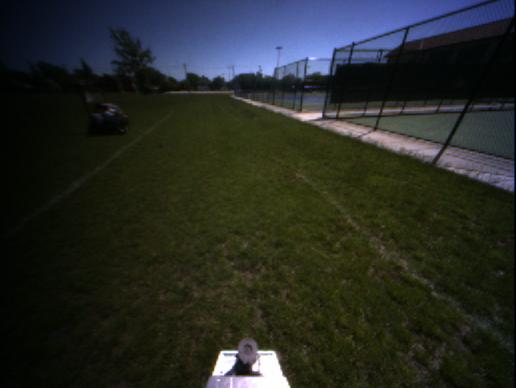
#> input picture 车道检测/hongjie/Frame1.jpg, 516 x 388 px
$ python hongjie2.py   (older library calls are emulated)
#> lines starting #> are read from the running program, lines starting #| are printed output that depends on the picture; after the words box and inside, x2 and y2 are one past the last pixel; in counts of white or black regions, pixels touching at a corner belong together
import cv2
import tensorflow as tf
import numpy as np
import urllib
import os
import io
from PIL import Image
import math
from skimage import data, exposure, img_as_float
from skimage import morphology


linescopy=np.array([[[0, 0, 0, 0, ]], [[0, 0, 0, 0, ]]])
def nothing(x):
    pass

cv2.namedWindow('Track Bar')

cv2.createTrackbar('test1', 'Track Bar', 1, 255, nothing)
cv2.createTrackbar('test2', 'Track Bar', 0, 255, nothing)
cv2.createTrackbar('test3', 'Track Bar', 0, 255, nothing)
cv2.createTrackbar('test4', 'Track Bar', 0, 255, nothing)

flag1 = cv2.getTrackbarPos('test1', 'Track Bar')
flag2 = cv2.getTrackbarPos('test2', 'Track Bar')
flag3 = cv2.getTrackbarPos('test3', 'Track Bar')
flag4 = cv2.getTrackbarPos('test4', 'Track Bar')


# [9 lines left out: function grayscale, not called in this run]
    # Or use BGR2GRAY if you read an image with cv2.imread()
    # return cv2.cvtColor(img, cv2.COLOR_BGR2GRAY)


def canny(img, low_threshold, high_threshold):
    """Applies the Canny transform"""
    return cv2.Canny(img, low_threshold, high_threshold)


def gaussian_blur(img, kernel_size):
    """Applies a Gaussian Noise kernel"""
    return cv2.GaussianBlur(img, (kernel_size, kernel_size), 0)
# [52 lines left out: function line_selct, not called in this run]
def region_of_interest(img, vertices):
    """
    Applies an image mask.

    Only keeps the region of the image defined by the polygon
    formed from `vertices`. The rest of the image is set to black.
    """
    # defining a blank mask to start with
    mask = np.zeros_like(img)

    # defining a 3 channel or 1 channel color to fill the mask with depending on the input image
    if len(img.shape) > 2:
        channel_count = img.shape[2]  # i.e. 3 or 4 depending on your image
        ignore_mask_color = (255,) * channel_count
    else:
        ignore_mask_color = 255

    # filling pixels inside the polygon defined by "vertices" with the fill color
    cv2.fillPoly(mask, vertices, ignore_mask_color)

    # returning the image only where mask pixels are nonzero
    masked_image = cv2.bitwise_and(img, mask)
    return masked_image
# [20 lines left out: function draw_lines, not called in this run]
def hough_lines(img, rho, theta, threshold, min_line_len, max_line_gap):
    global flag1
    """
    `img` should be the output of a Canny transform.

    Returns an image with hough lines drawn.
    """

    lines = cv2.HoughLinesP(img, rho, theta, threshold, np.array([]), minLineLength=min_line_len,
                            maxLineGap=max_line_gap)
    if lines==None:
        lines = np.array([])
    result = line_selct(lines, 30, 180-30, 100, img.shape[1])
    line_img = np.zeros((img.shape[0], img.shape[1], 3), dtype=np.uint8)
    draw_lines(line_img, result)

    return line_img
# [13 lines left out: function weighted_img, not called in this run]


def abs_sobel_thresh(img, orient='x', sobel_kernel=3, thresh=(0, 255)):
    # Convert to grayscale


    #gray = cv2.cvtColor(img, cv2.COLOR_RGB2GRAY)
    gray=img

    # Apply x or y gradient with the OpenCV Sobel() function
    # and take the absolute value
    if orient == 'x':
        abs_sobel = np.absolute(cv2.Sobel(gray, cv2.CV_64F, 1, 0, ksize=sobel_kernel))
    if orient == 'y':
        abs_sobel = np.absolute(cv2.Sobel(gray, cv2.CV_64F, 0, 1, ksize=sobel_kernel))
    # Rescale back to 8 bit integer
    scaled_sobel = np.uint8(255*abs_sobel/np.max(abs_sobel))
    # Create a copy and apply the threshold
    binary_output = np.zeros_like(scaled_sobel)
    # Here I'm using inclusive (>=, <=) thresholds, but exclusive is ok too
    binary_output[(scaled_sobel >= thresh[0]) & (scaled_sobel <= thresh[1])] = 1

    # Return the result
    return binary_output
def mag_thresh(img, sobel_kernel=3, mag_thresh=(0, 255)):
    # Convert to grayscale
    #gray = cv2.cvtColor(img, cv2.COLOR_RGB2GRAY)
    gray=img
    # Take both Sobel x and y gradients
    sobelx = cv2.Sobel(gray, cv2.CV_64F, 1, 0, ksize=sobel_kernel)
    sobely = cv2.Sobel(gray, cv2.CV_64F, 0, 1, ksize=sobel_kernel)
    # Calculate the gradient magnitude
    gradmag = np.sqrt(sobelx**2 + sobely**2)
    # Rescale to 8 bit
    scale_factor = np.max(gradmag)/255
    gradmag = (gradmag/scale_factor).astype(np.uint8)
    # Create a binary image of ones where threshold is met, zeros otherwise
    binary_output = np.zeros_like(gradmag)
    binary_output[(gradmag >= mag_thresh[0]) & (gradmag <= mag_thresh[1])] = 1

    # Return the binary image
    return binary_output
def dir_threshold(img, sobel_kernel=3, thresh=(0, np.pi/2)):
    # Grayscale

    #gray = cv2.cvtColor(img, cv2.COLOR_RGB2GRAY)
    gray=img

    # Calculate the x and y gradients
    sobelx = cv2.Sobel(gray, cv2.CV_64F, 1, 0, ksize=sobel_kernel)
    sobely = cv2.Sobel(gray, cv2.CV_64F, 0, 1, ksize=sobel_kernel)
    # Take the absolute value of the gradient direction,
    # apply a threshold, and create a binary image result
    absgraddir = np.arctan2(np.absolute(sobely), np.absolute(sobelx))
    binary_output =  np.zeros_like(absgraddir)
    binary_output[(absgraddir >= thresh[0]/180.0*np.pi) & (absgraddir <= thresh[1]/180.0*np.pi)] = 1

    # Return the binary image
    return binary_output


def mysobel(image):
    global flag1, flag2, flag3, flag4
    ksize = 5  # Choose a larger odd number to smooth gradient measurements
    # Apply each of the thresholding functions
    gradx = abs_sobel_thresh(image, orient='x', sobel_kernel=ksize, thresh=(9, 140))
    grady = abs_sobel_thresh(image, orient='y', sobel_kernel=ksize, thresh=(9, 140))
    mag_binary = mag_thresh(image, sobel_kernel=9, mag_thresh=(0, 255))
    dir_binary = dir_threshold(image, sobel_kernel=15, thresh=(26, 65))
    combined = np.zeros_like(dir_binary)
    combined[((gradx == 1) & (grady == 1)) & ((mag_binary == 1) & (dir_binary == 1))] = 1
    combined = np.array(combined, dtype='uint8')


    return combined


def pipeline(img, s_thresh=(170, 255), sx_thresh=(20, 100)):
    img = np.copy(img)
    # Convert to HSV color space and separate the V channel
    hsv = cv2.cvtColor(img, cv2.COLOR_RGB2HLS).astype(np.float64)
    l_channel = hsv[:, :, 1]
    s_channel = hsv[:, :, 2]
    h_channel = hsv[:, :, 0]

    h_binary = np.zeros_like(s_channel)
    h_binary[(s_channel >= 50) & (s_channel <= 100)] = 255


    # Sobel x
    sobelx = cv2.Sobel(l_channel, cv2.CV_64F, 1, 0)  # Take the derivative in x
    abs_sobelx = np.absolute(sobelx)  # Absolute x derivative to accentuate lines away from horizontal
    scaled_sobel = np.uint8(255 * abs_sobelx / np.max(abs_sobelx))
    scaled_sobel=mysobel(l_channel)
    # Threshold x gradient
    sxbinary = np.zeros_like(scaled_sobel)
    sxbinary[(scaled_sobel >= sx_thresh[0]) & (scaled_sobel <= sx_thresh[1])] = 255

    # Threshold color channel
    s_binary = np.zeros_like(s_channel)
    s_binary[(s_channel >= s_thresh[0]) & (s_channel <= s_thresh[1])] = 255
    # Stack each channel
    # Note color_binary[:, :, 0] is all 0s, effectively an all black image. It might
    # be beneficial to replace this channel with something else.
    color_binary = np.zeros_like(s_channel)
    color_binary [s_binary==sxbinary]=255
    #color_binary = np.dstack((np.zeros_like(sxbinary), sxbinary, s_binary))
    color_binary = np.array(color_binary, dtype='uint8')
    return color_binary


def process_image(img):
    global flag1,flag2,flag3,flag4
    # NOTE: The output you return should be a color image (3 channel) for processing video below
    # TODO: put your pipeline here,
    # you should return the final output (image where lines are drawn on lanes)
    temp = img

    img = gaussian_blur(img, kernel_size=3)
    hls = cv2.cvtColor(img, cv2.COLOR_RGB2HLS)
    s_channel = hls[:, :, 2]
    binary_output = np.zeros_like(s_channel)
    binary_output[(s_channel > 5) & (s_channel <= 80)] = 255

    #test=mysobel(img)
    img=pipeline(img,(30,36),(1,5))

    cv2.imshow('sobel and color', img)
    #img = grayscale(img)

    img = canny(img, low_threshold=0, high_threshold=204)

    cv2.imshow('canny', img)

    imshape = img.shape
    img = region_of_interest(img, vertices=np.array([[(0, 282), (20,100), (397,100), (515,364)]],dtype=np.int32))
    #result=img
    cv2.imshow('ROI', img)
    line_img = hough_lines(img, rho=1, theta=np.pi / 180, threshold=52, min_line_len=150, max_line_gap=205)

    cv2.imshow('line', line_img)
    img=cv2.cvtColor(img, cv2.COLOR_GRAY2BGR)
    temp2=weighted_img(line_img, img, α=0.7, β=500., λ=.1)
    cv2.imshow('ROI2', temp2)

    result = weighted_img(line_img, temp, α=0.7, β=500., λ=.1)

    return result


while True:

    flag1 = cv2.getTrackbarPos('test1', 'Track Bar')
    flag2 = cv2.getTrackbarPos('test2', 'Track Bar')
    flag3 = cv2.getTrackbarPos('test3', 'Track Bar')
    flag4 = cv2.getTrackbarPos('test4', 'Track Bar')

    img = cv2.imread("Frame1.jpg")
#> img is the input picture: shape (388, 516, 3); mean B, G, R 37.7, 42.6, 39.1

    cv2.imshow('myself', img)
    img = exposure.adjust_gamma(img, 0.4)

    '''
    hsv = cv2.cvtColor(img, cv2.COLOR_RGB2HLS).astype(np.float)
    h_channel = hsv[:, :, flag4]
    h_binary = np.zeros_like(h_channel)
    h_binary[(h_channel >= flag1) & (h_channel <= flag2)] = 255
    h_binary = np.array(h_binary, dtype='uint8')
    masked_img = cv2.bitwise_and(img,img,mask=h_binary)
    '''

    cv2.imshow('gamma', img)

    cv2.imshow('Track Bar', process_image(img))
#> in process_image, `hls = cv2.cvtColor(img, cv2.COLOR_RGB2HLS)`: hls: shape (388, 516, 3); mean of channels 0, 1, 2 70.8, 106.9, 49.9
#> in mysobel, `gradx = abs_sobel_thresh(image, orient='x', sobel_kernel=ksize, thresh..`:
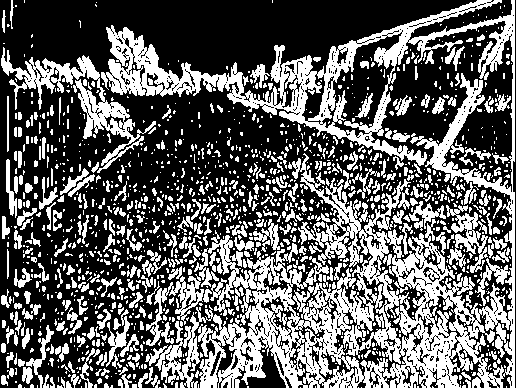
#> gradx: shape (388, 516); values 0 (black) and 1 (white), 38.1% white; 1535 white regions (1186 under 20 px), largest, box (x1, y1, x2, y2) and area: (101, 0, 515, 388) 43986, (1, 47, 156, 173) 3625, (446, 205, 488, 273) 1172
#> in mysobel, `grady = abs_sobel_thresh(image, orient='y', sobel_kernel=ksize, thresh..`: grady: shape (388, 516); values 0 (black) and 1 (white), 39.7% white; 1346 white regions (1043 under 20 px), largest, box (x1, y1, x2, y2) and area: (0, 1, 516, 211) 26208, (150, 216, 387, 387) 11818, (294, 198, 512, 310) 7599
#> in mag_thresh, `sobely = cv2.Sobel(gray, cv2.CV_64F, 0, 1, ksize=sobel_kernel)`:
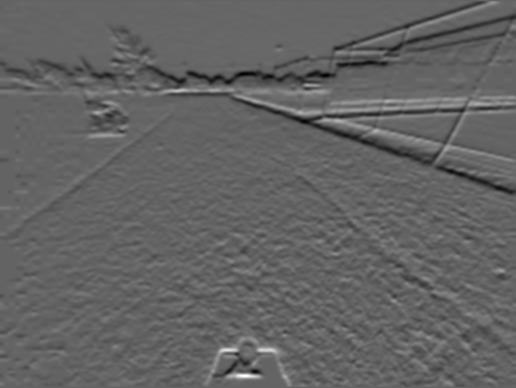
#> sobely: shape (388, 516) float64; min -811757, max 1259556, mean -3312.9; drawn with min black and max white
#> in mag_thresh, `gradmag = np.sqrt(sobelx**2 + sobely**2)`:
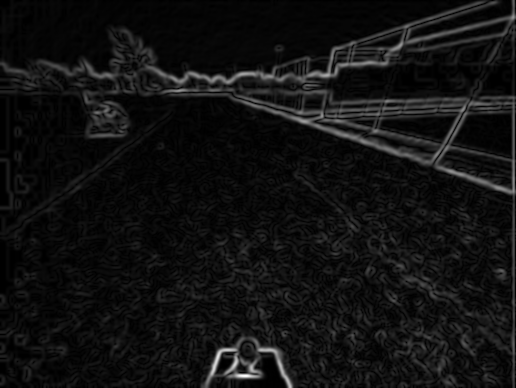
#> gradmag: shape (388, 516) float64; min 0, max 1262951.3, mean 87341.7; drawn with min black and max white
#> in mag_thresh, `scale_factor = np.max(gradmag)/255`: scale_factor = 4952.8
#> in mysobel, `mag_binary = mag_thresh(image, sobel_kernel=9, mag_thresh=(0, 255))`: mag_binary: shape (388, 516); every value is 1
#> in dir_threshold, `absgraddir = np.arctan2(np.absolute(sobely), np.absolute(sobelx))`:
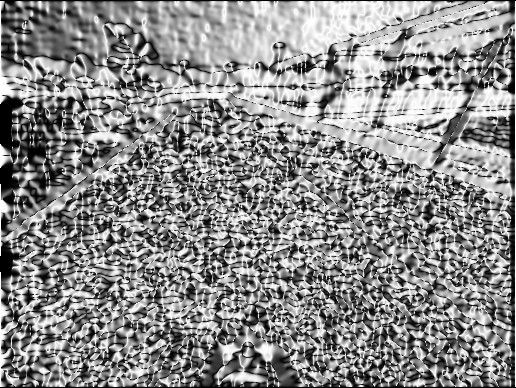
#> absgraddir: shape (388, 516) float64; min 0, max 1.57, mean 0.866; drawn with min black and max white
#> in mysobel, `dir_binary = dir_threshold(image, sobel_kernel=15, thresh=(26, 65))`:
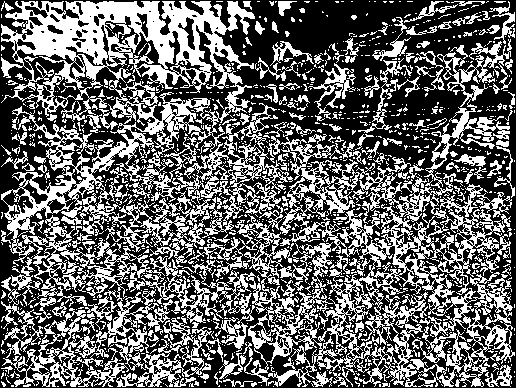
#> dir_binary: shape (388, 516) float64; values 0 (black) and 1 (white), 40.4% white; 1199 white regions (992 under 20 px), largest, box (x1, y1, x2, y2) and area: (1, 1, 293, 266) 24069, (266, 99, 515, 387) 19446, (22, 215, 333, 386) 9550
#> in pipeline, `scaled_sobel=mysobel(l_channel)`: scaled_sobel: shape (388, 516); values 0 (black) and 1 (white), 11.6% white in thin lines or dots
#> in process_image, `img=pipeline(img,(30,36),(1,5))`:
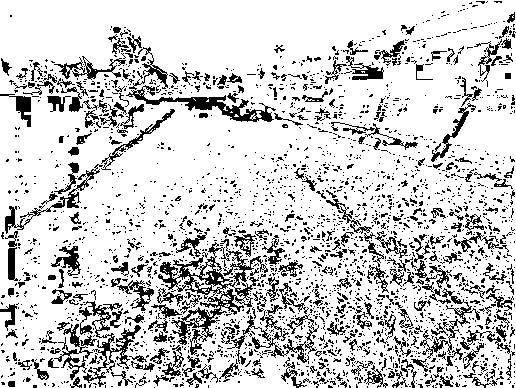
#> img: shape (388, 516); 81.1% white; black in thin lines or dots
#> in canny, `return cv2.Canny(img, low_threshold, high_threshold)`: returned value: shape (388, 516); 16% white in thin lines or dots
#> in region_of_interest, `cv2.fillPoly(mask, vertices, ignore_mask_color)`: mask: shape (388, 516); 49% white; 1 white region, box (x1, y1, x2, y2) and area: (0, 100, 516, 365) 98118
#> in region_of_interest, `masked_image = cv2.bitwise_and(img, mask)`:
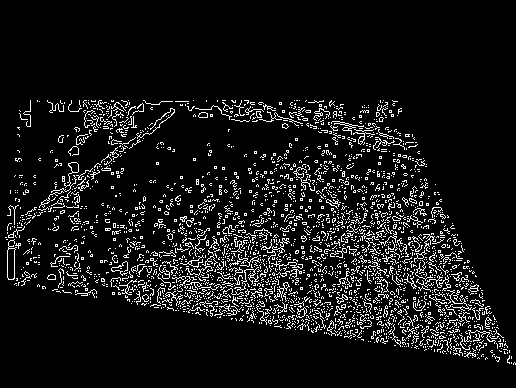
#> masked_image: shape (388, 516); 8.4% white in thin lines or dots, all inside (x1, y1, x2, y2) = (5, 100, 516, 365)
#> in hough_lines, `lines = cv2.HoughLinesP(img, rho, theta, threshold, np.array([]), minL..`: lines = 109 rows, first 6: [7, 232, 511, 358], [10, 210, 505, 343], [33, 176, 508, 359], [13, 235, 468, 357], [7, 233, 472, 357], [9, 208, 484, 300]
#> (the run stopped early here; a loop or call above may not have finished)
